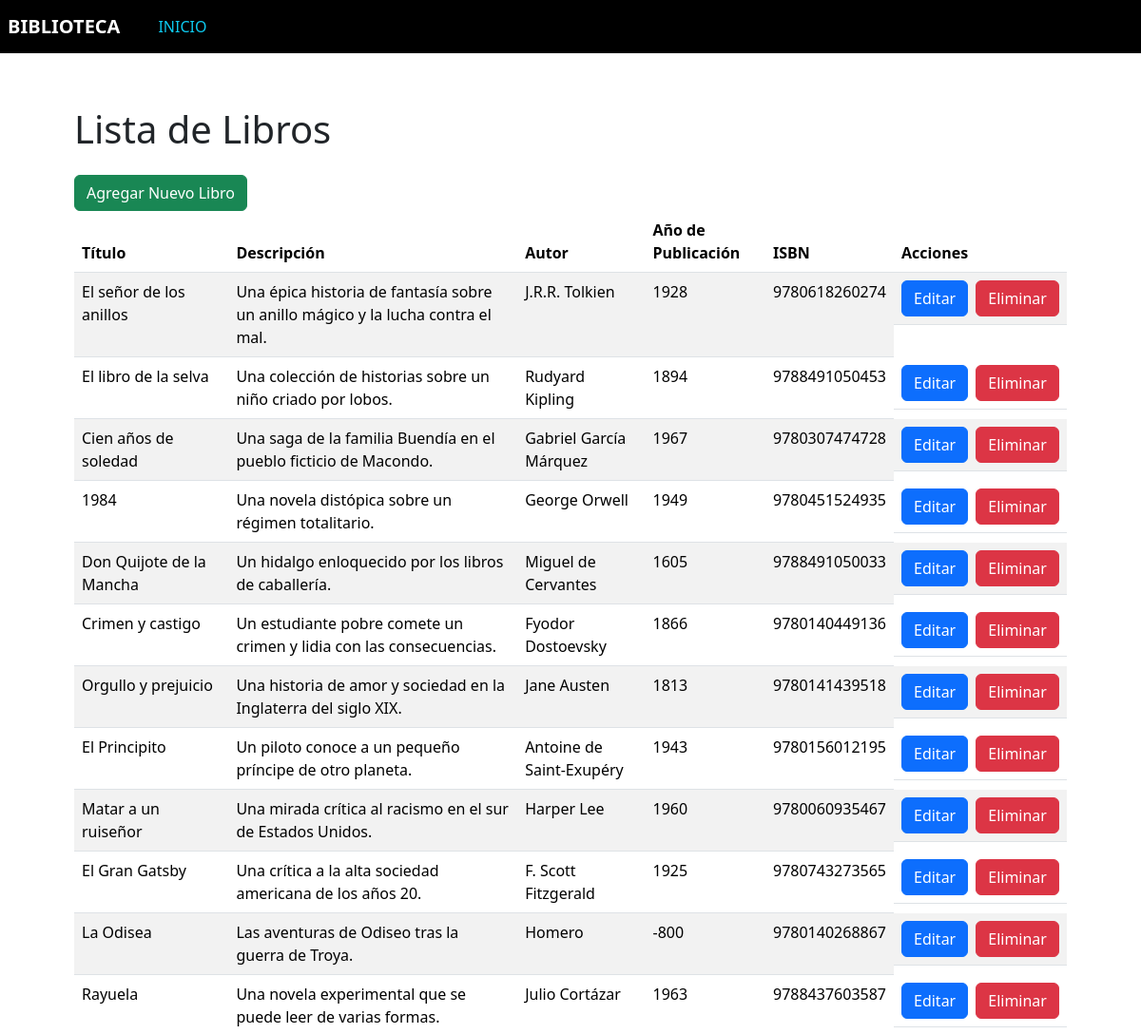
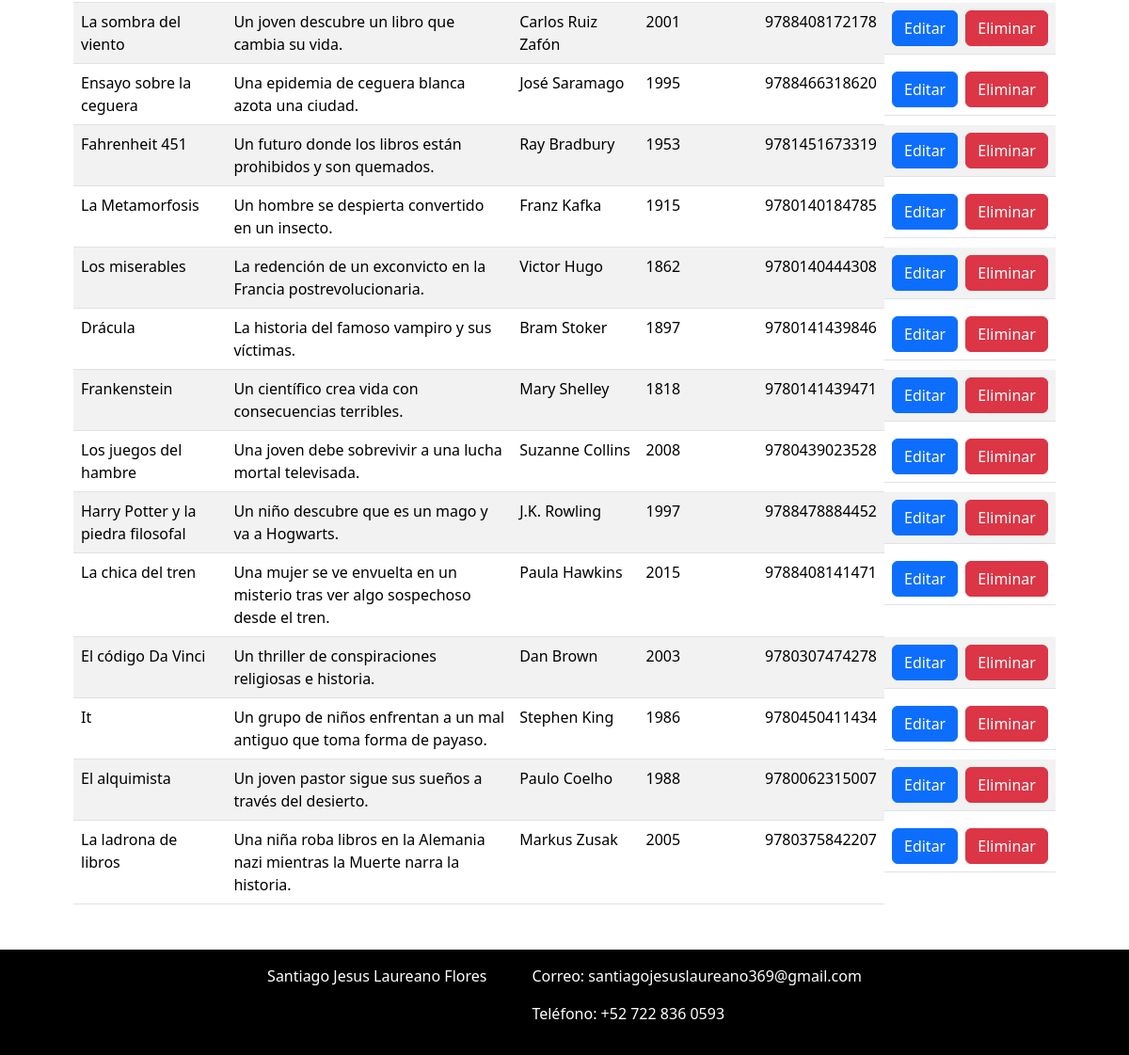
The page / on the database its author committed (2 pictures, top to bottom).
### tables this page shows
CREATE TABLE `books` (
  `id` int NOT NULL AUTO_INCREMENT,
  `title` varchar(255) DEFAULT NULL,
  `author` varchar(255) DEFAULT NULL,
  `published_year` int DEFAULT NULL,
  `isbn` varchar(13) DEFAULT NULL,
  `description` text,
  `created_at` timestamp NULL DEFAULT (now()),
  `update_at` timestamp NULL DEFAULT NULL,
  PRIMARY KEY (`id`)
);

### controller/LibroController.php (called while the page is built, shortened)
<?php
class LibroController
{
    private $modeloLibro;
    public function __construct($pdo)
    {
        $this->modeloLibro = new LibroModel($pdo);
    }
    public function listar()
    {
        $libros = $this->modeloLibro->listar();
        require __DIR__ . '/../view/libro/listar.php';
        $content = ob_get_clean();
        require __DIR__ . '/../view/template.php';
    }
}

### model/LibroModel.php (called while the page is built, shortened)
<?php
class LibroModel {
    private $pdo;
    public function __construct($pdo) {
        $this->pdo = $pdo;
    }
    public function listar() {
        try {
            $stmt = $this->pdo->query("SELECT id, title, description, author, published_year, isbn FROM books");
            return $stmt->fetchAll(PDO::FETCH_ASSOC);
        } catch (PDOException $e) {
            error_log("Error al obtener los libros: " . $e->getMessage());
            return false;
        }
    }
}
?>

### view/libro/listar.php (the view, shortened to what this page needs)
<!DOCTYPE html>
<html lang="es">
<head>
    <link href="https://cdn.jsdelivr.net/npm/bootstrap@5.3.5/dist/css/bootstrap.min.css" rel="stylesheet">
</head>
<body>
    <div class="container p-5 mb-5">
        <h1>Lista de Libros</h1>
        <table class="table table-striped">
            <thead>
                <tr>
                    <th>Título</th>
                    <th>Descripción</th>
                    <th>Autor</th>
                    <th>Año de Publicación</th>
                    <th>ISBN</th>
                    <th>Acciones</th>
                </tr>
            </thead>
            <tbody>
                <?php if ($libros): ?>
                    <?php foreach ($libros as $libro): ?>
                        <tr>
                            <td><?php echo htmlspecialchars($libro['title']); ?></td>
                            <td><?php echo htmlspecialchars($libro['description']); ?></td>
                            <td><?php echo htmlspecialchars($libro['author']); ?></td>
                            <td><?php echo htmlspecialchars($libro['published_year']); ?></td>
                            <td><?php echo htmlspecialchars($libro['isbn']); ?></td>
                            <td class="d-flex gap-2">
                                <a href="index.php?url=libro/editar/<?php echo $libro['id']; ?>" class="btn btn-primary">Editar</a>
                                <a href="index.php?url=libro/eliminarConfirmado/<?php echo $libro['id']; ?>"
                                    class="btn btn-danger"
                                    onclick="return confirm('¿Está seguro de que desea eliminar este libro?')">Eliminar</a>
                            </td>
                        </tr>
                    <?php endforeach; ?>
                <?php else: ?>
                    <tr>
                        <td colspan="7" class="text-center">No hay libros disponibles.</td>
                    </tr>
                <?php endif; ?>
            </tbody>
            <a href="index.php?url=libro/crear" class="btn btn-success mt-3">Agregar Nuevo Libro</a>
    </div>
</body>
</html>

### public/index.php (shortened to what this page needs)
<?php
require __DIR__ . '/../config/database.php';
require __DIR__ . '/../model/LibroModel.php';
require __DIR__ . '/../controller/LibroController.php';
$url = $_GET['url'] ?? 'libro/listar';
$urlParts = explode('/', $url);
$action = $urlParts[1] ?? 'listar';
$controller = new LibroController($pdo);
switch ($action) {
    case 'listar':
        $controller->listar();
        break;
}

### view/template.php (shortened to what this page needs)
<!DOCTYPE html>
<html lang="es">
<head>
    <link href="https://cdn.jsdelivr.net/npm/bootstrap@5.3.5/dist/css/bootstrap.min.css" rel="stylesheet">
</head>
<body class="pb-5">
    <div>
        <?php include 'layouts/header.php'; ?>
        <?php echo $content; ?>
        <?php include 'layouts/footer.php'; ?>
    </div>
</body>
</html>

### view/layouts/header.php (shortened to what this page needs)
<div class="header center bg-black">
    <nav class="navbar navbar-expand-lg bg-black-tertiary"
        <div class="container-fluid">
        <a class="navbar-brand text-white ps-2 fw-bold" href="#">BIBLIOTECA</a>
        <div class="collapse navbar-collapse ps-3" id="navHeader">
            <ul class="navbar-nav me-auto mb-2 mb-lg-0">
                <li class="nav-item">
                    <a class="nav-link active text-info" aria-current="page" href="/public/index.php">INICIO</a>
                </li>
            </ul>
        </div>
</div>

### view/layouts/footer.php
<div class="footer bg-black fixed-bottom p-3 d-flex text-white justify-content-center gap-5">
    <div class="copyright">
        Santiago Jesus Laureano Flores
    </div>
    <div class="contact-info">
        <p>Correo: santiagojesuslaureano369@gmail.com</p>
        <p>Teléfono: +52 722 836 0593</p>
    </div>
</div>

### rows shown on the page
books: title "El señor de los anillos", description "Una épica historia de fantasía sobre un anillo mágico y la lucha contra el mal.", author "J.R.R. Tolkien", published_year "1928", isbn "9780618260274"
books: title "El libro de la selva", description "Una colección de historias sobre un niño criado por lobos.", author "Rudyard Kipling", published_year "1894", isbn "9788491050453"
books: title "Cien años de soledad", description "Una saga de la familia Buendía en el pueblo ficticio de Macondo.", author "Gabriel García Márquez", published_year "1967", isbn "9780307474728"
books: title "1984", description "Una novela distópica sobre un régimen totalitario.", author "George Orwell", published_year "1949", isbn "9780451524935"
books: title "Don Quijote de la Mancha", description "Un hidalgo enloquecido por los libros de caballería.", author "Miguel de Cervantes", published_year "1605", isbn "9788491050033"
books: title "Crimen y castigo", description "Un estudiante pobre comete un crimen y lidia con las consecuencias.", author "Fyodor Dostoevsky", published_year "1866", isbn "9780140449136"
books: title "Orgullo y prejuicio", description "Una historia de amor y sociedad en la Inglaterra del siglo XIX.", author "Jane Austen", published_year "1813", isbn "9780141439518"
books: title "El Principito", description "Un piloto conoce a un pequeño príncipe de otro planeta.", author "Antoine de Saint-Exupéry", published_year "1943", isbn "9780156012195"
books: title "Matar a un ruiseñor", description "Una mirada crítica al racismo en el sur de Estados Unidos.", author "Harper Lee", published_year "1960", isbn "9780060935467"
books: title "El Gran Gatsby", description "Una crítica a la alta sociedad americana de los años 20.", author "F. Scott Fitzgerald", published_year "1925", isbn "9780743273565"
books: title "La Odisea", description "Las aventuras de Odiseo tras la guerra de Troya.", author "Homero", published_year "-800", isbn "9780140268867"
books: title "Rayuela", description "Una novela experimental que se puede leer de varias formas.", author "Julio Cortázar", published_year "1963", isbn "9788437603587"
books: title "La sombra del viento", description "Un joven descubre un libro que cambia su vida.", author "Carlos Ruiz Zafón", published_year "2001", isbn "9788408172178"
books: title "Ensayo sobre la ceguera", description "Una epidemia de ceguera blanca azota una ciudad.", author "José Saramago", published_year "1995", isbn "9788466318620"
books: title "Fahrenheit 451", description "Un futuro donde los libros están prohibidos y son quemados.", author "Ray Bradbury", published_year "1953", isbn "9781451673319"
books: title "La Metamorfosis", description "Un hombre se despierta convertido en un insecto.", author "Franz Kafka", published_year "1915", isbn "9780140184785"
books: title "Los miserables", description "La redención de un exconvicto en la Francia postrevolucionaria.", author "Victor Hugo", published_year "1862", isbn "9780140444308"
books: title "Drácula", description "La historia del famoso vampiro y sus víctimas.", author "Bram Stoker", published_year "1897", isbn "9780141439846"
books: title "Frankenstein", description "Un científico crea vida con consecuencias terribles.", author "Mary Shelley", published_year "1818", isbn "9780141439471"
books: title "Los juegos del hambre", description "Una joven debe sobrevivir a una lucha mortal televisada.", author "Suzanne Collins", published_year "2008", isbn "9780439023528"
books: title "Harry Potter y la piedra filosofal", description "Un niño descubre que es un mago y va a Hogwarts.", author "J.K. Rowling", published_year "1997", isbn "9788478884452"
books: title "La chica del tren", description "Una mujer se ve envuelta en un misterio tras ver algo sospechoso desde el tren.", author "Paula Hawkins", published_year "2015", isbn "9788408141471"
books: title "El código Da Vinci", description "Un thriller de conspiraciones religiosas e historia.", author "Dan Brown", published_year "2003", isbn "9780307474278"
books: title "It", description "Un grupo de niños enfrentan a un mal antiguo que toma forma de payaso.", author "Stephen King", published_year "1986", isbn "9780450411434"
books: title "El alquimista", description "Un joven pastor sigue sus sueños a través del desierto.", author "Paulo Coelho", published_year "1988", isbn "9780062315007"
books: title "La ladrona de libros", description "Una niña roba libros en la Alemania nazi mientras la Muerte narra la historia.", author "Markus Zusak", published_year "2005", isbn "9780375842207"
